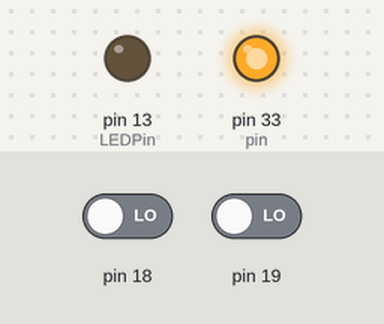
The sketch below on a simulated Arduino Mega 2560, built with avr-gcc and run on an emulated ATmega2560. Shown: output pins drawn as LEDs (lit = HIGH). The inputs (shaded band) are chosen by the test bench; at power-on: pin 18 LOW, pin 19 LOW.

Above: at 2.5 s.
At 7.5 s:
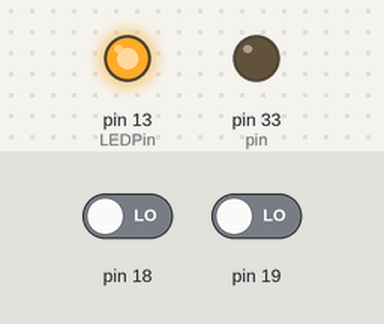
Timing chart, 0 to 11.5 s (numbered marks = the images above):
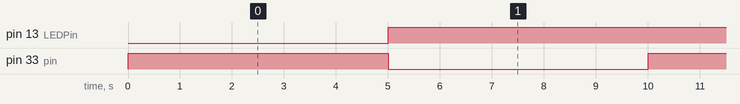

Measured:
- by itself, pin 13 (LEDPin): LOW → HIGH at 5.0 s
- by itself, pin 33 (pin): alternates HIGH for 5.0 s and LOW for 5.0 s

The sketch:

interrupt.ino
```cpp
#include <avr/io.h>
#include <avr/interrupt.h>
#define LEDPin 13
const int intF = 39;
const int intB = 37;
const int intL = 38;
const int intR = 36;
const int buttonR = 5;
const int buttonL = 4;

const int pin = 33;

void setup() {
  // put your setup code here, to run once:
  pinMode(intF, INPUT);
  pinMode(intB, INPUT);
  pinMode(intL, INPUT);
  pinMode(intR, INPUT);
  pinMode(buttonR, INPUT);
  pinMode(buttonL, INPUT);
  pinMode(LEDPin, OUTPUT);
  pinMode(pin, OUTPUT);


  attachInterrupt(intF, ISR, RISING);
  attachInterrupt(intB, ISR, RISING);
  attachInterrupt(intL, ISR, RISING);
  attachInterrupt(intR, ISR, RISING);
  attachInterrupt(buttonR, ISRbuttonR, RISING);
  attachInterrupt(buttonL, ISRbuttonL, RISING);
}

void loop() {
  // put your main code here, to run repeatedly:

  //digitalWrite(LEDPin, HIGH);
  digitalWrite(pin, HIGH);
  delay(5000);
  digitalWrite(pin, LOW);
  digitalWrite(LEDPin, HIGH);
  delay(5000);
}

void ISR(){
  digitalWrite(LEDPin, LOW);
  Serial.println("Triggered");
  //digitalWrite(pin, LOW);
}

void ISRF(){
  digitalWrite(LEDPin, LOW);
  digitalWrite(pin, LOW);
}

void ISRB(){
  digitalWrite(LEDPin, LOW);
  digitalWrite(pin, LOW);
}

void ISRL(){
  digitalWrite(LEDPin, LOW);
  digitalWrite(pin, LOW);
}

void ISRR(){
  digitalWrite(LEDPin, LOW);
  digitalWrite(pin, LOW);
}

void ISRbuttonR(){
  digitalWrite(LEDPin, LOW);
}

void ISRbuttonL(){
  digitalWrite(LEDPin, LOW);
}
```
